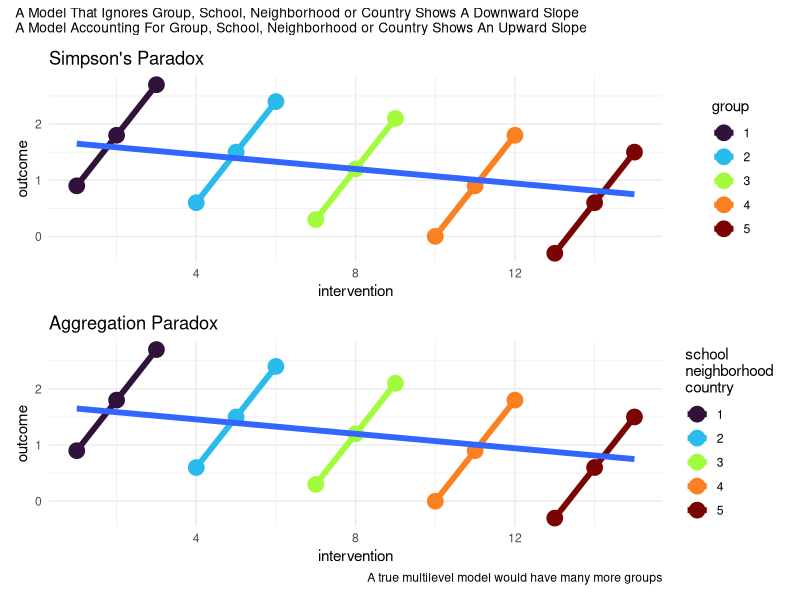

The R script that drew this image:
## ---- chunk 1
#| output: false
#| warning: false

set.seed(1080)

library(ggplot2)

library(ggthemes)

# library(gganimate)

# library(ggsci)

library(patchwork)

## ---- chunk 2
#| label: mydata

intervention <- seq(1,15) # intervention

group <- rep(seq(1,5), each=3) # group

index <- rep(seq(1,3), 5) # index within group

e <- rnorm(15, 0, .25) # randomly distributed error

outcome <- index + -.1 * intervention # + e

group <- factor(group)

mydata <- data.frame(intervention, group, outcome)

## ---- chunk 3

p0 <- ggplot(mydata,
             aes(x = intervention,
                 y = outcome)) + 
  geom_point(aes(color=group), 
             size = 5) +
  geom_smooth(aes(color=group), 
              method="lm",
              linewidth = 2,
              se = FALSE) +
  geom_smooth(method="lm",
              linewidth = 2,
              se = FALSE) +
  # scale_color_viridis_d(name = "group",
  #                       option = "turbo") +
  # scale_color_bmj() +
  # scale_color_npg() +
  theme_minimal()

## ---- chunk 4
#| label: fig-p0
#| message: false
#| fig-height: 7

name2 <- paste("school, \nneighborhood, or \ncountry expression(u_0)",
               expression(u_0))

(p0 + 
    labs(title = "Simpson's Paradox") +
    scale_color_viridis_d(name = "group",
                          option = "turbo")) /
  (p0 + 
     labs(title = "Aggregation Paradox") +
     scale_color_viridis_d(name = "school \nneighborhood \ncountry",
                           option = "turbo") +
     labs(caption = "A true multilevel model would have many more groups")) +
  plot_annotation(title = "A Model That Ignores Group, School, Neighborhood or Country Shows A Downward Slope \nA Model Accounting For Group, School, Neighborhood or Country Shows An Upward Slope",
                  theme = theme(title = element_text(size = rel(.75)))
  ) 

